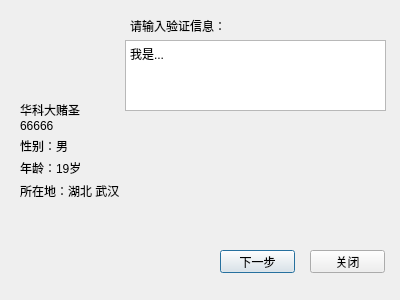
<?xml version="1.0" encoding="UTF-8"?>
<ui version="4.0">
 <class>confirmWindow</class>
 <widget class="QDialog" name="confirmWindow">
  <property name="geometry">
   <rect>
    <x>0</x>
    <y>0</y>
    <width>400</width>
    <height>300</height>
   </rect>
  </property>
  <property name="windowTitle">
   <string>Dialog</string>
  </property>
  <widget class="QLabel" name="label">
   <property name="geometry">
    <rect>
     <x>20</x>
     <y>100</y>
     <width>81</width>
     <height>20</height>
    </rect>
   </property>
   <property name="text">
    <string>华科大赌圣</string>
   </property>
  </widget>
  <widget class="QLabel" name="label_2">
   <property name="geometry">
    <rect>
     <x>20</x>
     <y>120</y>
     <width>54</width>
     <height>12</height>
    </rect>
   </property>
   <property name="text">
    <string>66666</string>
   </property>
  </widget>
  <widget class="QLabel" name="label_4">
   <property name="geometry">
    <rect>
     <x>20</x>
     <y>140</y>
     <width>54</width>
     <height>12</height>
    </rect>
   </property>
   <property name="text">
    <string>性别：男</string>
   </property>
  </widget>
  <widget class="QLabel" name="label_5">
   <property name="geometry">
    <rect>
     <x>20</x>
     <y>160</y>
     <width>71</width>
     <height>16</height>
    </rect>
   </property>
   <property name="text">
    <string>年龄：19岁</string>
   </property>
  </widget>
  <widget class="QLabel" name="label_6">
   <property name="geometry">
    <rect>
     <x>20</x>
     <y>180</y>
     <width>111</width>
     <height>21</height>
    </rect>
   </property>
   <property name="text">
    <string>所在地：湖北 武汉</string>
   </property>
  </widget>
  <widget class="QLabel" name="label_7">
   <property name="geometry">
    <rect>
     <x>130</x>
     <y>15</y>
     <width>111</width>
     <height>21</height>
    </rect>
   </property>
   <property name="text">
    <string>请输入验证信息：</string>
   </property>
  </widget>
  <widget class="QTextBrowser" name="textBrowser">
   <property name="geometry">
    <rect>
     <x>125</x>
     <y>40</y>
     <width>261</width>
     <height>71</height>
    </rect>
   </property>
   <property name="readOnly">
    <bool>false</bool>
   </property>
   <property name="html">
    <string>&lt;!DOCTYPE HTML PUBLIC &quot;-//W3C//DTD HTML 4.0//EN&quot; &quot;http://www.w3.org/TR/REC-html40/strict.dtd&quot;&gt;
&lt;html&gt;&lt;head&gt;&lt;meta name=&quot;qrichtext&quot; content=&quot;1&quot; /&gt;&lt;style type=&quot;text/css&quot;&gt;
p, li { white-space: pre-wrap; }
&lt;/style&gt;&lt;/head&gt;&lt;body style=&quot; font-family:'SimSun'; font-size:9pt; font-weight:400; font-style:normal;&quot;&gt;
&lt;p style=&quot; margin-top:0px; margin-bottom:0px; margin-left:0px; margin-right:0px; -qt-block-indent:0; text-indent:0px;&quot;&gt;我是...&lt;/p&gt;&lt;/body&gt;&lt;/html&gt;</string>
   </property>
  </widget>
  <widget class="QPushButton" name="pushButton">
   <property name="geometry">
    <rect>
     <x>220</x>
     <y>250</y>
     <width>75</width>
     <height>23</height>
    </rect>
   </property>
   <property name="text">
    <string>下一步</string>
   </property>
  </widget>
  <widget class="QPushButton" name="pushButton_2">
   <property name="geometry">
    <rect>
     <x>310</x>
     <y>250</y>
     <width>75</width>
     <height>23</height>
    </rect>
   </property>
   <property name="text">
    <string>关闭</string>
   </property>
  </widget>
  <widget class="QPushButton" name="faceButton">
   <property name="geometry">
    <rect>
     <x>20</x>
     <y>20</y>
     <width>71</width>
     <height>71</height>
    </rect>
   </property>
   <property name="text">
    <string/>
   </property>
   <property name="iconSize">
    <size>
     <width>71</width>
     <height>71</height>
    </size>
   </property>
   <property name="flat">
    <bool>true</bool>
   </property>
  </widget>
 </widget>
 <resources/>
 <connections/>
</ui>
